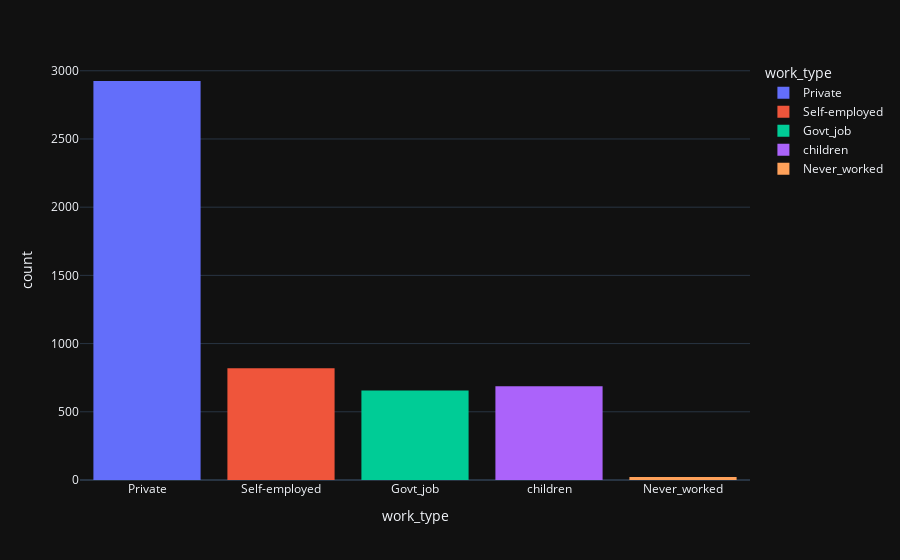

Here is the notebook cell this chart was saved with:
### Code cell
px.histogram(df,x='work_type',color='work_type',template='plotly_dark')

### Figure 1 — Plotly figure (JSON) as saved in the notebook; plotly's stock layout.template omitted (floating-point values rounded to 4 significant figures; data arrays with more than 128 entries replaced by an {"elided": "..."} marker saying what was removed)
{"data": [{"alignmentgroup": "True", "bingroup": "x", "hovertemplate": "work_type=%{x}<br>count=%{y}<extra></extra>", "legendgroup": "Private", "marker": {"color": "#636efa"}, "name": "Private", "offsetgroup": "Private", "orientation": "v", "showlegend": true, "type": "histogram", "x": {"elided": "2925 str values"}, "xaxis": "x", "yaxis": "y"}, {"alignmentgroup": "True", "bingroup": "x", "hovertemplate": "work_type=%{x}<br>count=%{y}<extra></extra>", "legendgroup": "Self-employed", "marker": {"color": "#EF553B"}, "name": "Self-employed", "offsetgroup": "Self-employed", "orientation": "v", "showlegend": true, "type": "histogram", "x": {"elided": "819 str values"}, "xaxis": "x", "yaxis": "y"}, {"alignmentgroup": "True", "bingroup": "x", "hovertemplate": "work_type=%{x}<br>count=%{y}<extra></extra>", "legendgroup": "Govt_job", "marker": {"color": "#00cc96"}, "name": "Govt_job", "offsetgroup": "Govt_job", "orientation": "v", "showlegend": true, "type": "histogram", "x": {"elided": "657 str values"}, "xaxis": "x", "yaxis": "y"}, {"alignmentgroup": "True", "bingroup": "x", "hovertemplate": "work_type=%{x}<br>count=%{y}<extra></extra>", "legendgroup": "children", "marker": {"color": "#ab63fa"}, "name": "children", "offsetgroup": "children", "orientation": "v", "showlegend": true, "type": "histogram", "x": {"elided": "687 str values"}, "xaxis": "x", "yaxis": "y"}, {"alignmentgroup": "True", "bingroup": "x", "hovertemplate": "work_type=%{x}<br>count=%{y}<extra></extra>", "legendgroup": "Never_worked", "marker": {"color": "#FFA15A"}, "name": "Never_worked", "offsetgroup": "Never_worked", "orientation": "v", "showlegend": true, "type": "histogram", "x": ["Never_worked", "Never_worked", "Never_worked", "Never_worked", "Never_worked", "Never_worked", "Never_worked", "Never_worked", "Never_worked", "Never_worked", "Never_worked", "Never_worked", "Never_worked", "Never_worked", "Never_worked", "Never_worked", "Never_worked", "Never_worked", "Never_worked", "Never_worked", "Never_worked", "Never_worked"], "xaxis": "x", "yaxis": "y"}], "layout": {"barmode": "relative", "legend": {"title": {"text": "work_type"}, "tracegroupgap": 0}, "margin": {"t": 60}, "xaxis": {"anchor": "y", "categoryarray": ["Private", "Self-employed", "Govt_job", "children", "Never_worked"], "categoryorder": "array", "domain": [0, 1], "title": {"text": "work_type"}}, "yaxis": {"anchor": "x", "domain": [0, 1], "title": {"text": "count"}}}}
